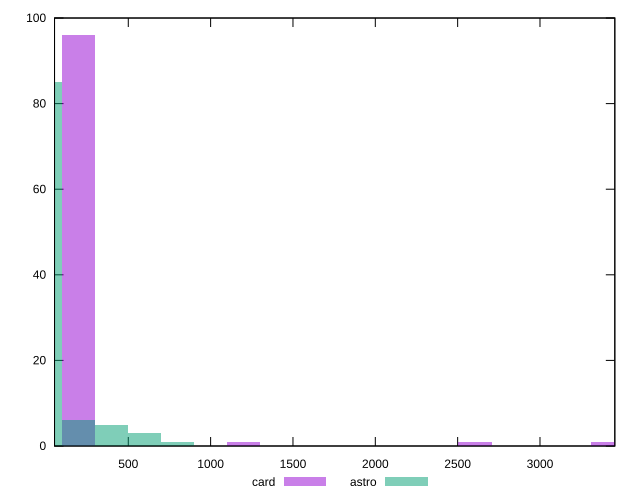

This figure's gnuplot source:
reset

$card <<EOF
200.41285554653288 96
2605.3671221049276 1
1202.4771332791972 1
3407.018544291059 1
EOF

$astro <<EOF
601.2385666395986 3
0 85
400.82571109306576 5
200.41285554653288 6
801.6514221861315 1
EOF

set key outside below
set boxwidth 200.41285554653288
set xrange [52.156:3454.3799999999997]
set yrange [0:100]
set trange [0:100]
set style fill transparent solid 0.5 noborder
set terminal svg size 640, 500 enhanced background rgb 'white'
set output "reports/report_00030_2021-02-24T20-42-31.540Z/server-response-time/comparison/histogram/2_vs_3.svg"

plot $card title "card" with boxes, \
     $astro title "astro" with boxes

reset
